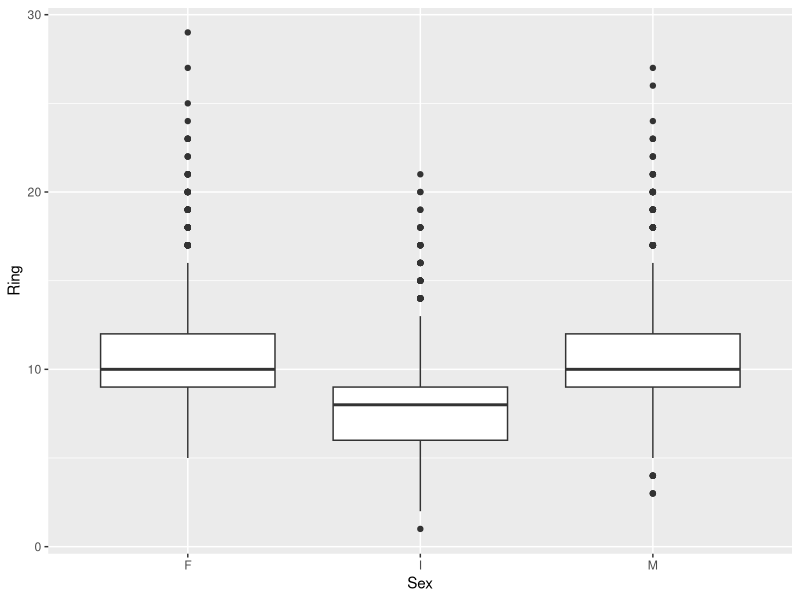
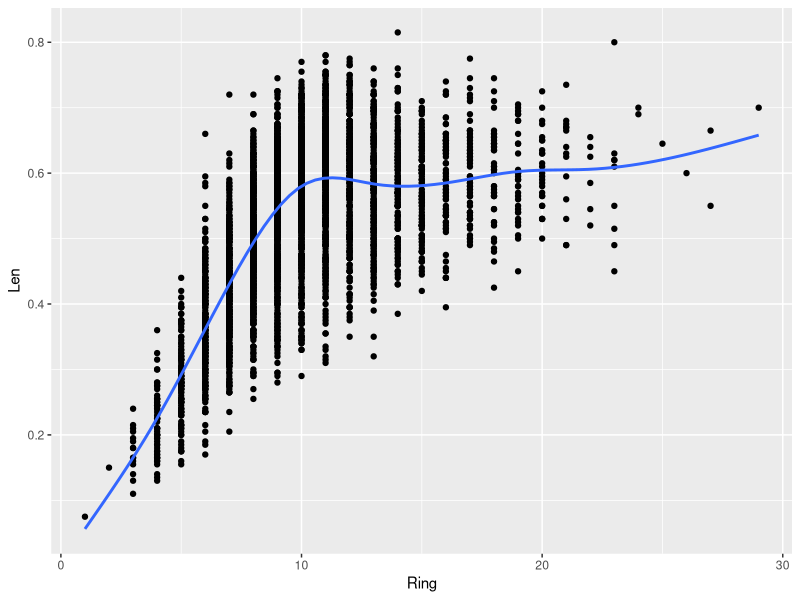
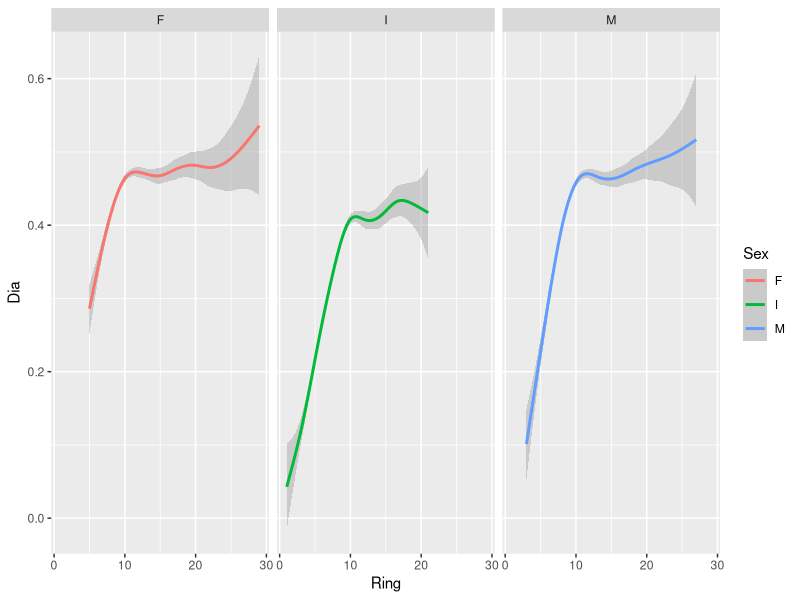
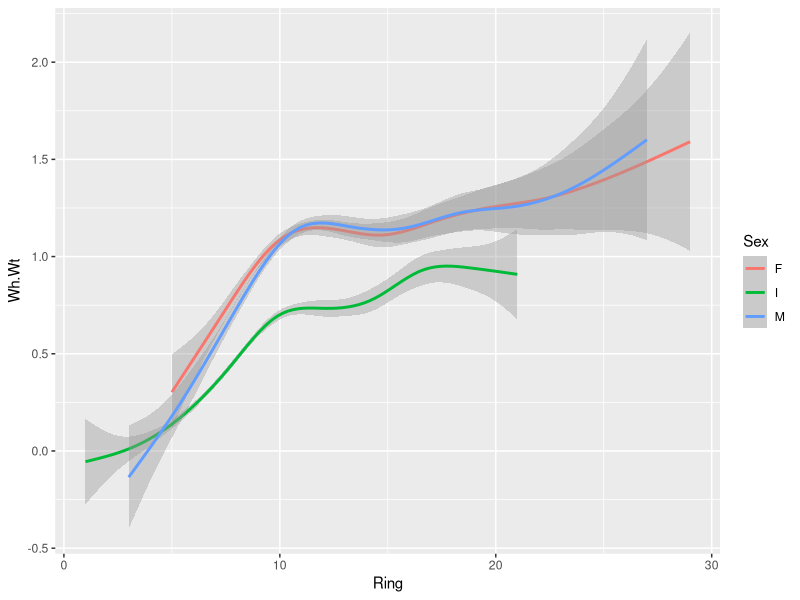

Reproduce these figures in R, in order.
## ---- chunk 1
knitr::opts_chunk$set(echo = TRUE)
## ---- chunk 2
library(tidyverse)
## ---- chunk 3
abalone <- read.csv('abalone.data.txt')
ab_summary <- abalone %>% group_by(Sex) %>% summarise(Length = mean(Len), Height = mean(Hgt), Diameter = mean(Dia))
print(ab_summary)
## ---- chunk 4
ggplot(data = abalone) +
  geom_boxplot(mapping = aes(x = Sex, y = Ring))
## ---- chunk 5
ggplot(data = abalone) +
  geom_point(mapping = aes(x = Ring, y = Len)) +
  geom_smooth(mapping = aes(x = Ring, y = Len), se = FALSE)
## ---- chunk 6
ggplot(data = abalone) + 
  geom_smooth(mapping = aes(x = Ring, y = Dia, color = Sex)) +
  facet_wrap(~ Sex)
## ---- chunk 7
ggplot(data = abalone) +
  geom_smooth(mapping = aes(x = Ring, y = Wh.Wt, color = Sex))
